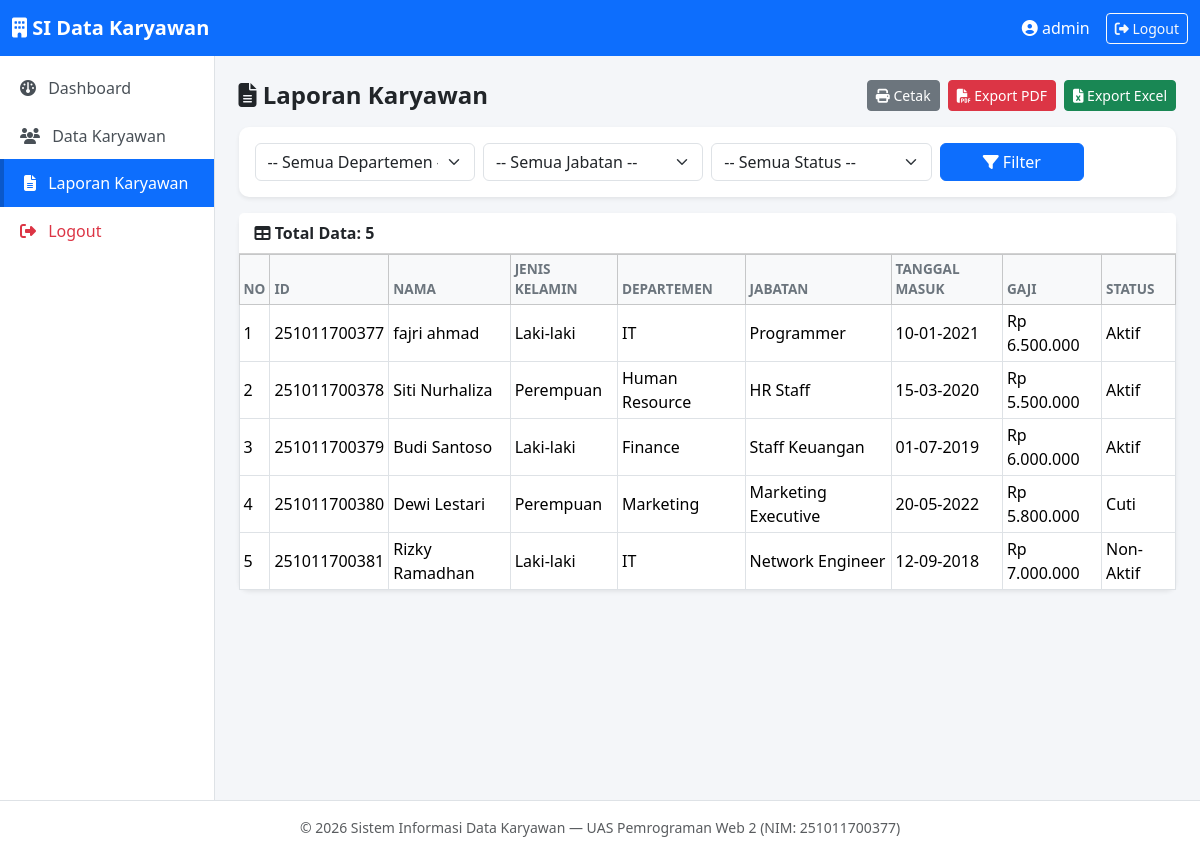
Screenshot of /view/report/laporan.php (signed in) with the database file from the repository.
### tables this page shows
CREATE TABLE IF NOT EXISTS karyawan (
    id VARCHAR(20) NOT NULL,
    nama VARCHAR(100) NOT NULL,
    jenis_kelamin ENUM('Laki-laki','Perempuan') NOT NULL,
    tanggal_lahir DATE NOT NULL,
    alamat TEXT NOT NULL,
    telepon VARCHAR(20) NOT NULL,
    email VARCHAR(100) NOT NULL,
    departemen VARCHAR(50) NOT NULL,
    jabatan VARCHAR(50) NOT NULL,
    tanggal_masuk DATE NOT NULL,
    gaji DECIMAL(15,2) NOT NULL DEFAULT 0,
    status ENUM('Aktif','Non-Aktif','Cuti') NOT NULL DEFAULT 'Aktif',
    foto VARCHAR(255) DEFAULT NULL,
    created_at TIMESTAMP NOT NULL DEFAULT CURRENT_TIMESTAMP,
    PRIMARY KEY (id)
);

### controller/KaryawanController.php (called while the page is built, shortened)
<?php
require_once __DIR__ . "/../config/Database.php";
require_once __DIR__ . "/../model/Karyawan.php";
class KaryawanController
{
    private $karyawanModel;
    public function __construct()
    {
        $database = new Database();
        $this->db = $database->getConnection();
        $this->karyawanModel = new Karyawan($this->db);
    }
    public function getModel()
    {
        return $this->karyawanModel;
    }
}

### config/Database.php (called while the page is built, shortened)
<?php
class Database
{
    private $host = "localhost";
    private $db_name = "db_karyawan";
    private $username = "root";
    private $password = "";
    private $charset = "utf8mb4";
    public function getConnection()
    {
        $this->conn = null;
        try {
            $dsn = "mysql:host=" . $this->host . ";dbname=" . $this->db_name . ";charset=" . $this->charset;
            $options = [
                PDO::ATTR_ERRMODE            => PDO::ERRMODE_EXCEPTION,
                PDO::ATTR_DEFAULT_FETCH_MODE => PDO::FETCH_ASSOC,
                PDO::ATTR_EMULATE_PREPARES   => false,
            ];
            $this->conn = new PDO($dsn, $this->username, $this->password, $options);
        } catch (PDOException $e) {
            die("Koneksi database gagal: " . $e->getMessage() .
                "<br>Pastikan MySQL di XAMPP sudah berjalan dan database 'db_karyawan' sudah diimport.");
        }
        return $this->conn;
    }
}

### model/Karyawan.php (called while the page is built, shortened)
<?php
class Karyawan
{
    private $conn;
    private $table = "karyawan";
    public function __construct($db)
    {
        $this->conn = $db;
    }
    public function getAll($keyword = "", $departemen = "", $jabatan = "", $status = "", $limit = null, $offset = 0)
    {
        $query = "SELECT * FROM " . $this->table . " WHERE 1=1";
        $params = [];
        $query .= " ORDER BY created_at DESC";
        $stmt = $this->conn->prepare($query);
        $stmt->execute();
        return $stmt->fetchAll();
    }
    public function getForReport($departemen = "", $jabatan = "", $status = "")
    {
        return $this->getAll("", $departemen, $jabatan, $status, null, 0);
    }
}

### view/report/laporan.php (the view, shortened to what this page needs)
<?php
require_once __DIR__ . "/../../controller/KaryawanController.php";
$karyawanController = new KaryawanController();
$model = $karyawanController->getModel();
$departemen = $_GET['departemen'] ?? '';
$jabatan    = $_GET['jabatan'] ?? '';
$status     = $_GET['status'] ?? '';
$dataLaporan = $model->getForReport($departemen, $jabatan, $status);
$queryString = http_build_query([
    "departemen" => $departemen,
    "jabatan" => $jabatan,
    "status" => $status
]);
require __DIR__ . "/../partials/header.php";
require __DIR__ . "/../partials/sidebar.php";
?>
<main class="main-content flex-grow-1 p-4">
    <div class="d-flex justify-content-between align-items-center mb-3 flex-wrap gap-2">
        <h4 class="fw-bold mb-0"><i class="fa-solid fa-file-lines"></i> Laporan Karyawan</h4>
        <div class="d-flex gap-2 flex-wrap">
            <button onclick="window.print()" class="btn btn-secondary btn-sm">
                <i class="fa-solid fa-print"></i> Cetak
            </button>
            <a href="export_pdf.php?<?= $queryString ?>" target="_blank" class="btn btn-danger btn-sm">
                <i class="fa-solid fa-file-pdf"></i> Export PDF
            </a>
            <a href="export_excel.php?<?= $queryString ?>" class="btn btn-success btn-sm">
                <i class="fa-solid fa-file-excel"></i> Export Excel
            </a>
        </div>
    </div>
    <div class="card border-0 shadow-sm mb-3 no-print">
        <div class="card-body">
            <form method="GET" action="laporan.php" class="row g-2">
                <div class="col-md-3">
                    <select name="departemen" class="form-select">
                        <option value="">-- Semua Departemen --</option>
                    </select>
                </div>
                <div class="col-md-3">
                    <select name="jabatan" class="form-select">
                        <option value="">-- Semua Jabatan --</option>
                    </select>
                </div>
                <div class="col-md-3">
                    <select name="status" class="form-select">
                        <option value="">-- Semua Status --</option>
                    </select>
                </div>
                <div class="col-md-2 d-grid">
                    <button type="submit" class="btn btn-primary"><i class="fa-solid fa-filter"></i> Filter</button>
                </div>
            </form>
        </div>
    </div>
    <div class="card border-0 shadow-sm">
        <div class="card-header bg-white fw-bold">
            <i class="fa-solid fa-table"></i> Total Data: <?= count($dataLaporan) ?>
        </div>
        <div class="card-body p-0">
            <div class="table-responsive">
                <table class="table table-bordered table-sm mb-0 align-middle">
                    <thead class="table-light">
                        <tr>
                            <th>No</th>
                            <th>ID</th>
                            <th>Nama</th>
                            <th>Jenis Kelamin</th>
                            <th>Departemen</th>
                            <th>Jabatan</th>
                            <th>Tanggal Masuk</th>
                            <th>Gaji</th>
                            <th>Status</th>
                        </tr>
                    </thead>
                    <tbody>
                        <?php if (empty($dataLaporan)): ?>
                        <tr><td colspan="9" class="text-center text-muted py-4">Tidak ada data.</td></tr>
                        <?php else: ?>
                            <?php $no = 1; foreach ($dataLaporan as $k): ?>
                            <tr>
                                <td><?= $no++ ?></td>
                                <td><?= htmlspecialchars($k['id']) ?></td>
                                <td><?= htmlspecialchars($k['nama']) ?></td>
                                <td><?= htmlspecialchars($k['jenis_kelamin']) ?></td>
                                <td><?= htmlspecialchars($k['departemen']) ?></td>
                                <td><?= htmlspecialchars($k['jabatan']) ?></td>
                                <td><?= date("d-m-Y", strtotime($k['tanggal_masuk'])) ?></td>
                                <td>Rp <?= number_format($k['gaji'], 0, ',', '.') ?></td>
                                <td><?= htmlspecialchars($k['status']) ?></td>
                            </tr>
                            <?php endforeach; ?>
                        <?php endif; ?>
                    </tbody>
                </table>
            </div>
        </div>
    </div>
</main>
<?php require __DIR__ . "/../partials/footer.php"; ?>

### assets/css/style.css (style rules this page uses)
:root { --primary-blue: #0d6efd; --dark-blue: #0a58ca; --light-gray: #f4f6f9; --border-gray: #e2e6ea; }
body { background-color: var(--light-gray); font-family: 'Segoe UI', Arial, sans-serif; }
.main-content { background-color: var(--light-gray); min-height: calc(100vh - 56px); }
.table thead th { font-size: 0.85rem; text-transform: uppercase; color: #6c757d; }
.card { border-radius: 10px; }

### rows the page displays
karyawan: id "251011700377", nama "fajri ahmad", jenis_kelamin "Laki-laki", departemen "IT", jabatan "Programmer", tanggal_masuk "10-01-2021", gaji "6.500.000", status "Aktif"
karyawan: id "251011700378", nama "Siti Nurhaliza", jenis_kelamin "Perempuan", departemen "Human Resource", jabatan "HR Staff", tanggal_masuk "15-03-2020", gaji "5.500.000", status "Aktif"
karyawan: id "251011700379", nama "Budi Santoso", jenis_kelamin "Laki-laki", departemen "Finance", jabatan "Staff Keuangan", tanggal_masuk "01-07-2019", gaji "6.000.000", status "Aktif"
karyawan: id "251011700380", nama "Dewi Lestari", jenis_kelamin "Perempuan", departemen "Marketing", jabatan "Marketing Executive", tanggal_masuk "20-05-2022", gaji "5.800.000", status "Cuti"
karyawan: id "251011700381", nama "Rizky Ramadhan", jenis_kelamin "Laki-laki", departemen "IT", jabatan "Network Engineer", tanggal_masuk "12-09-2018", gaji "7.000.000", status "Non-Aktif"

### other values shown
$_SESSION['username'] "admin"
count($dataLaporan) "5"
